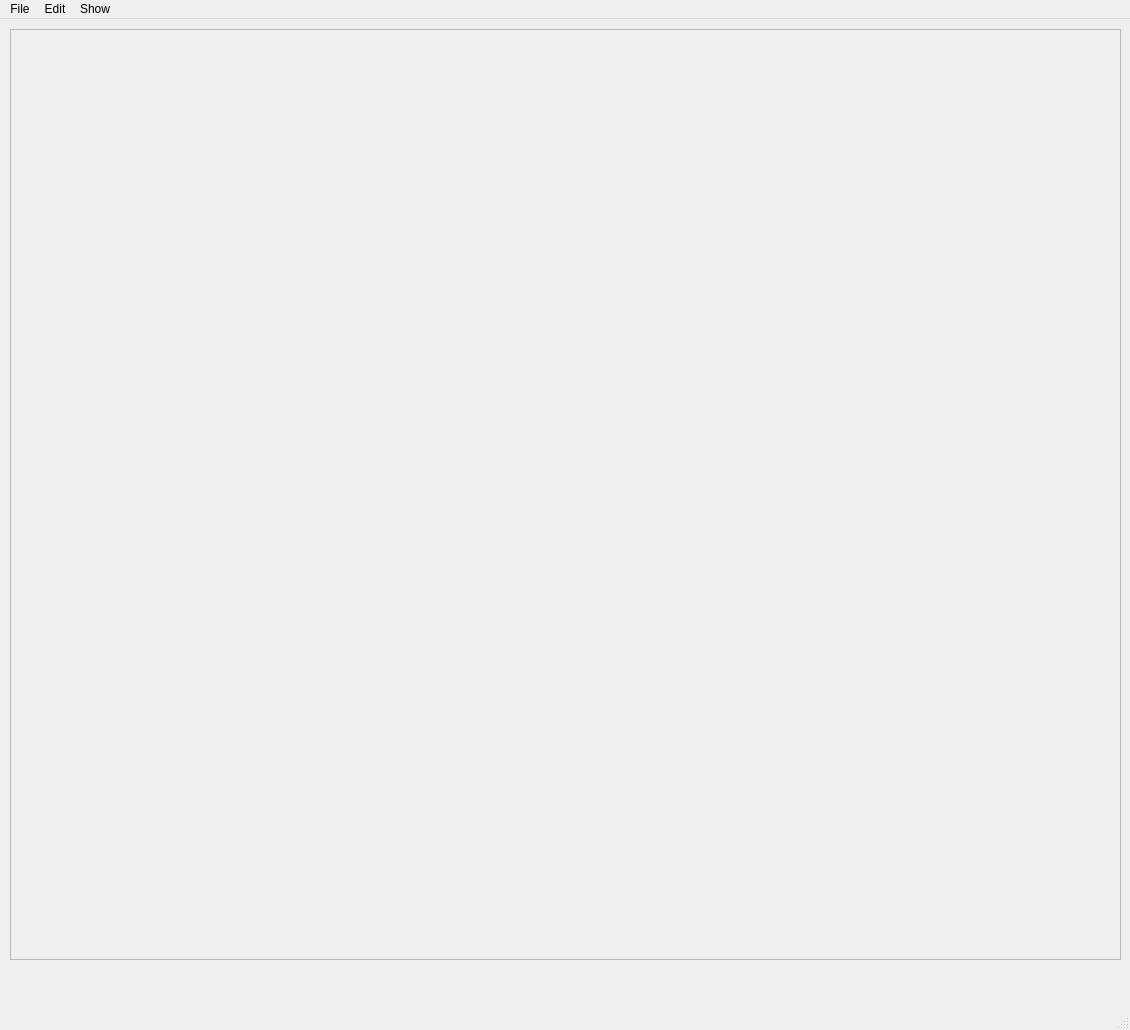
<?xml version="1.0" encoding="UTF-8"?>
<ui version="4.0">
 <class>MainWindow</class>
 <widget class="QMainWindow" name="MainWindow">
  <property name="geometry">
   <rect>
    <x>0</x>
    <y>0</y>
    <width>1130</width>
    <height>1030</height>
   </rect>
  </property>
  <property name="windowTitle">
   <string>MainWindow</string>
  </property>
  <widget class="QWidget" name="centralwidget">
   <widget class="QFrame" name="frame">
    <property name="geometry">
     <rect>
      <x>10</x>
      <y>10</y>
      <width>1111</width>
      <height>931</height>
     </rect>
    </property>
    <property name="frameShape">
     <enum>QFrame::StyledPanel</enum>
    </property>
    <property name="frameShadow">
     <enum>QFrame::Raised</enum>
    </property>
    <widget class="QLabel" name="label">
     <property name="geometry">
      <rect>
       <x>10</x>
       <y>10</y>
       <width>1091</width>
       <height>911</height>
      </rect>
     </property>
     <property name="text">
      <string/>
     </property>
     <property name="alignment">
      <set>Qt::AlignCenter</set>
     </property>
    </widget>
   </widget>
  </widget>
  <widget class="QMenuBar" name="menubar">
   <property name="geometry">
    <rect>
     <x>0</x>
     <y>0</y>
     <width>1130</width>
     <height>38</height>
    </rect>
   </property>
   <widget class="QMenu" name="menuFile">
    <property name="title">
     <string>File</string>
    </property>
    <widget class="QMenu" name="menuOpen">
     <property name="title">
      <string>Open</string>
     </property>
     <addaction name="action_FileS"/>
     <addaction name="action_FolderS"/>
    </widget>
    <addaction name="menuOpen"/>
    <addaction name="action_Exit"/>
   </widget>
   <widget class="QMenu" name="menuEdit">
    <property name="title">
     <string>Edit</string>
    </property>
    <widget class="QMenu" name="menuShift">
     <property name="title">
      <string>Shift</string>
     </property>
     <addaction name="action_Left"/>
     <addaction name="action_Right"/>
     <addaction name="action_Up"/>
     <addaction name="action_Down"/>
    </widget>
    <widget class="QMenu" name="menuBlur">
     <property name="title">
      <string>Blur</string>
     </property>
     <addaction name="action_MedBlur"/>
     <addaction name="action_GausBlur"/>
    </widget>
    <addaction name="action_toGray"/>
    <addaction name="menuShift"/>
    <addaction name="action_Rotate"/>
    <addaction name="action_Crop"/>
    <addaction name="menuBlur"/>
   </widget>
   <widget class="QMenu" name="menuShow">
    <property name="title">
     <string>Show</string>
    </property>
    <addaction name="action_Next"/>
   </widget>
   <addaction name="menuFile"/>
   <addaction name="menuEdit"/>
   <addaction name="menuShow"/>
  </widget>
  <widget class="QStatusBar" name="statusbar"/>
  <action name="action_FileS">
   <property name="text">
    <string>File Select</string>
   </property>
  </action>
  <action name="action_FolderS">
   <property name="text">
    <string>Folder Select</string>
   </property>
  </action>
  <action name="action_Exit">
   <property name="text">
    <string>Exit</string>
   </property>
  </action>
  <action name="action_toGray">
   <property name="text">
    <string>to Gray</string>
   </property>
  </action>
  <action name="action_Rotate">
   <property name="text">
    <string>Rotate</string>
   </property>
  </action>
  <action name="action_Crop">
   <property name="text">
    <string>Crop</string>
   </property>
  </action>
  <action name="action_Enlarge">
   <property name="text">
    <string>Enlarge</string>
   </property>
  </action>
  <action name="action_Left">
   <property name="text">
    <string>Left</string>
   </property>
  </action>
  <action name="action_Right">
   <property name="text">
    <string>Right</string>
   </property>
  </action>
  <action name="action_Up">
   <property name="text">
    <string>Up</string>
   </property>
  </action>
  <action name="action_Down">
   <property name="text">
    <string>Down</string>
   </property>
  </action>
  <action name="action_Next">
   <property name="text">
    <string>Next</string>
   </property>
  </action>
  <action name="action_Slideshow">
   <property name="text">
    <string>Slide show</string>
   </property>
  </action>
  <action name="action_MedBlur">
   <property name="text">
    <string>Median Blur</string>
   </property>
  </action>
  <action name="action_GausBlur">
   <property name="text">
    <string>Gaussian Blur</string>
   </property>
  </action>
  <action name="action_SizeSetting">
   <property name="text">
    <string>Setting</string>
   </property>
  </action>
 </widget>
 <resources/>
 <connections/>
</ui>
